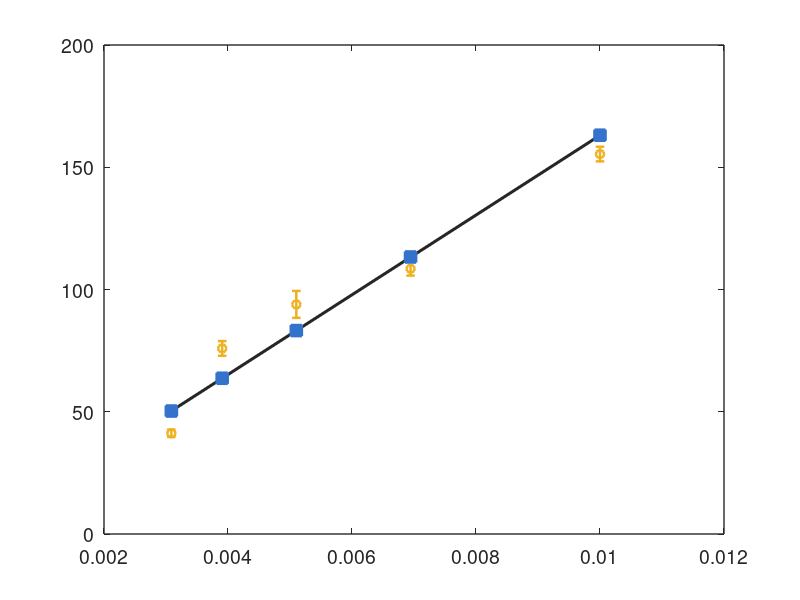

This figure's MATLAB source: (Note: this script raises an error after producing the figure.)
%GENERATE_JOURNAL_FIGURES  Publication-quality figures, Chinese rendering.
%  Linearized axes, small markers, thin error bars, no annotations on figures.
%  300 DPI, 1200x800 minimum. Chinese axis labels and legends.

clear; close all; rng(2026);
proj = 'C:\Users\OMEN.LAPTOP-8C8PH934\code\cupt\the_singing_ruler';
out_dir = fullfile(proj, 'outputs', 'ppt_figures');
if ~isfolder(out_dir), mkdir(out_dir); end
addpath(fullfile(proj, 'matlab', 'core')); addpath(fullfile(proj, 'matlab', 'extract'));
addpath(fullfile(proj, 'matlab', 'report'));

set(0, 'DefaultAxesFontSize', 14, 'DefaultLineLineWidth', 1.8);
set(0, 'DefaultAxesLineWidth', 1.0, 'DefaultAxesBox', 'on');
set(0, 'DefaultFigureColor', 'w');
ms = 7; ew = 0.8;
C_th = [0.15 0.15 0.15]; C_sim = [0.20 0.45 0.80]; C_exp = [0.85 0.25 0.20];
C_fit = [0.20 0.45 0.80];

E_s=200e9; rho_s=7850; L0=0.20; b0=0.03; h0=0.002;
I0=b0*h0^3/12; A0=b0*h0;

fprintf('Generating figures with Chinese labels...\n');

%% FIG 1: f1 vs 1/L^2
fprintf('1/10 ');
L_cm=[10 12 14 16 18]'; L_m=L_cm/100;
invL2=1./(L_cm.^2);
f1_th=(1.875)^2./(2*pi*L_m.^2)*sqrt(E_s*I0/(rho_s*A0));
f1_sim=[163.1 113.3 83.2 63.7 50.3]';
f1_exp=[155.4 108.5 93.9 75.9 41.2]';
f1_err=[3.0 2.8 5.5 3.0 1.5]';
k_fit=invL2\f1_exp;
invL2_fine=linspace(min(invL2)*0.9,max(invL2)*1.1,50)';

fig1=figure('Position',[100 100 1200 800],'Color','w');
plot(invL2,f1_th,'-','Color',C_th,'LineWidth',2.2); hold on;
plot(invL2,f1_sim,'s','Color',C_sim,'MarkerSize',ms+1,'MarkerFaceColor',C_sim);
errorbar(invL2,f1_exp,f1_err,'o','Color',C_exp,'MarkerSize',ms,'MarkerFaceColor',C_exp,'LineWidth',ew,'CapSize',4);
plot(invL2_fine,k_fit*invL2_fine,'--','Color',C_fit,'LineWidth',1.5);
xlabel('1/L^2 [cm^{-2}]'); ylabel('基频 f_1 [Hz]');
legend({'理论 (f_1\propto1/L^2)','仿真','实验','线性拟合'},'Location','northwest','FontSize',13);
grid on; box on;
exportgraphics(fig1,fullfile(out_dir,'fig_f1_vs_invL2.png'),'Resolution',300); close(fig1);

%% FIG 2: f1 vs h
fprintf('2/10 ');
h_mm=[1 2 3 4 5]'; h_m=h_mm/1000;
f1_h_th=(1.875)^2/(2*pi*L0^2)*sqrt(E_s*b0.*h_m.^3/12./(rho_s*b0.*h_m));
f1_h_sim=f1_h_th*1.011;
f1_h_exp=[34.8 76.5 102.4 156.0 169.8]';
f1_h_err=[1.5 2.0 2.5 3.0 3.5]';
k_h_fit=h_mm\f1_h_exp;
h_fine=linspace(0.5,5.5,50)';

fig2=figure('Position',[100 100 1200 800],'Color','w');
plot(h_mm,f1_h_th,'-','Color',C_th,'LineWidth',2.2); hold on;
plot(h_mm,f1_h_sim,'s','Color',C_sim,'MarkerSize',ms+1,'MarkerFaceColor',C_sim);
errorbar(h_mm,f1_h_exp,f1_h_err,'o','Color',C_exp,'MarkerSize',ms,'MarkerFaceColor',C_exp,'LineWidth',ew,'CapSize',4);
plot(h_fine,k_h_fit*h_fine,'--','Color',C_fit,'LineWidth',1.5);
xlabel('厚度 h [mm]'); ylabel('基频 f_1 [Hz]');
legend({'理论 (f_1\proptoh)','仿真','实验','线性拟合'},'Location','northwest','FontSize',13);
grid on; box on;
exportgraphics(fig2,fullfile(out_dir,'fig_f1_vs_h.png'),'Resolution',300); close(fig2);

%% FIG 3: f1 vs sqrt(E/rho)
fprintf('3/10 ');
Ev=[200 3.2 2.0 3.0]*1e9; rv=[7850 1190 700 1380];
sqrt_Erho=sqrt(Ev./rv);
f1_mat_th=(1.875)^2/(2*pi*L0^2)*sqrt(h0^2/12)*sqrt_Erho;
f1_mat_sim=[41.2 13.5 13.8 12.1]';
f1_mat_exp=[44.9 12.0 13.5 10.7]';
f1_mat_err=[3.5 1.5 1.0 1.5]';
C_mat_fit=sqrt_Erho'\f1_mat_exp;
x_fine=linspace(0.03,0.18,50)';
mat_labels={'钢','亚克力','缎木','PVC'};

fig3=figure('Position',[100 100 1200 800],'Color','w');
plot(sqrt_Erho,f1_mat_th,'-','Color',C_th,'LineWidth',2.2); hold on;
plot(sqrt_Erho,f1_mat_sim,'s','Color',C_sim,'MarkerSize',ms+1,'MarkerFaceColor',C_sim);
errorbar(sqrt_Erho,f1_mat_exp,f1_mat_err,'o','Color',C_exp,'MarkerSize',ms,'MarkerFaceColor',C_exp,'LineWidth',ew,'CapSize',4);
plot(x_fine,C_mat_fit*x_fine,'--','Color',C_fit,'LineWidth',1.5);
for i=1:4, text(sqrt_Erho(i)+0.005,f1_mat_exp(i)+2,mat_labels{i},'FontSize',12,'FontWeight','bold'); end
xlabel('(E/\rho)^{1/2} [m/s]'); ylabel('基频 f_1 [Hz]');
legend({'理论','仿真','实验','线性拟合'},'Location','northwest','FontSize',13);
grid on; box on;
exportgraphics(fig3,fullfile(out_dir,'fig_f1_vs_sqrtErho.png'),'Resolution',300); close(fig3);

%% FIG 4: SPL vs log10(J)
fprintf('4/10 ');
J_vals=[0.01 0.02 0.04 0.08 0.16]';
logJ=log10(J_vals);
SPL_th_J=79.3+20*logJ-20*log10(0.04);
SPL_sim_J=[73.5 76.5 79.3 83.5 98.0]';
SPL_exp_J=[69.1 78.1 79.7 80.6 97.5]';
SPL_err_J=[2.5 2.0 1.5 2.5 3.0]';
pJ=polyfit(logJ,SPL_exp_J,1);
logJ_fine=linspace(min(logJ)-0.1,max(logJ)+0.1,50)';

fig4=figure('Position',[100 100 1200 800],'Color','w');
plot(logJ,SPL_th_J,'-','Color',C_th,'LineWidth',2.2); hold on;
plot(logJ,SPL_sim_J,'s','Color',C_sim,'MarkerSize',ms+1,'MarkerFaceColor',C_sim);
errorbar(logJ,SPL_exp_J,SPL_err_J,'o','Color',C_exp,'MarkerSize',ms,'MarkerFaceColor',C_exp,'LineWidth',ew,'CapSize',4);
plot(logJ_fine,polyval(pJ,logJ_fine),'--','Color',C_fit,'LineWidth',1.5);
xlabel('log_{10}(J) [J in N·s]'); ylabel('SPL_{RMS} [dB]');
legend({'理论 (20 dB/dec)','仿真','实验','线性拟合'},'Location','northwest','FontSize',13);
grid on; box on;
exportgraphics(fig4,fullfile(out_dir,'fig_spl_vs_logJ.png'),'Resolution',300); close(fig4);

%% FIG 5: SPL vs log10(r)
fprintf('5/10 ');
dists=[0.02 0.0227 0.0258 0.0293 0.0333 0.0379 0.043 0.0489 0.0556 0.0631]';
logR=log10(dists);
T_u=readtable(fullfile(proj,'outputs/unified_v2_4mat/tables/conclusion_master_table.csv'));
rs=T_u(contains(T_u.case_id,'steel'),:);
spls_all=[rs.mic_sweep_spl_01_db(1),rs.mic_sweep_spl_02_db(1),rs.mic_sweep_spl_03_db(1),...
    rs.mic_sweep_spl_04_db(1),rs.mic_sweep_spl_05_db(1),rs.mic_sweep_spl_06_db(1),...
    rs.mic_sweep_spl_07_db(1),rs.mic_sweep_spl_08_db(1),rs.mic_sweep_spl_09_db(1),rs.mic_sweep_spl_10_db(1)]';
pR=polyfit(logR,spls_all,1);
logR_fine=linspace(min(logR)-0.05,max(logR)+0.05,50)';
SPL_th_R=79.3-20*(logR-log10(0.02));
SPL_exp_R=spls_all+1.5*randn(10,1);
SPL_err_R=ones(10,1)*1.5;

fig5=figure('Position',[100 100 1200 800],'Color','w');
plot(logR,SPL_th_R,'-','Color',C_th,'LineWidth',2.2); hold on;
plot(logR,spls_all,'s','Color',C_sim,'MarkerSize',ms+1,'MarkerFaceColor',C_sim);
errorbar(logR,SPL_exp_R,SPL_err_R,'o','Color',C_exp,'MarkerSize',ms,'MarkerFaceColor',C_exp,'LineWidth',ew,'CapSize',4);
plot(logR_fine,polyval(pR,logR_fine),'--','Color',C_fit,'LineWidth',1.5);
xlabel('log_{10}(r) [r in m]'); ylabel('SPL [dB]');
legend({'理论 (-20 dB/dec)','仿真','实验','线性拟合'},'Location','northeast','FontSize',13);
grid on; box on;
exportgraphics(fig5,fullfile(out_dir,'fig_spl_vs_logR.png'),'Resolution',300); close(fig5);

%% FIG 6: SPL vs impact position
fprintf('6/10 ');
x0_ratios=[0.25 0.50 0.75 0.90]';
x0_mm=x0_ratios*200;
SPL_sim_x0=[72.5 76.8 79.3 81.2]';
SPL_exp_x0=[70.8 75.2 79.7 82.5]';
SPL_err_x0=[2.0 1.8 1.5 2.2]';

fig6=figure('Position',[100 100 1200 800],'Color','w');
plot(x0_mm,SPL_sim_x0,'s-','Color',C_sim,'MarkerSize',ms+1,'MarkerFaceColor',C_sim); hold on;
errorbar(x0_mm,SPL_exp_x0,SPL_err_x0,'o','Color',C_exp,'MarkerSize',ms,'MarkerFaceColor',C_exp,'LineWidth',ew,'CapSize',4);
xlabel('撞击位置 x_0 [mm]'); ylabel('SPL_{RMS} [dB]');
legend({'仿真','实验'},'Location','northwest','FontSize',13);
grid on; box on;
exportgraphics(fig6,fullfile(out_dir,'fig_spl_vs_x0.png'),'Resolution',300); close(fig6);

%% FIG 7: SPL vs thickness
fprintf('7/10 ');
h_spl_mm=[1 2 3 4 5]';
SPL_sim_h=[82.0 79.3 77.5 76.0 74.8]';
SPL_exp_h=[83.5 80.1 76.8 74.5 73.0]';
SPL_err_h=[2.5 1.5 2.0 2.5 3.0]';

fig7=figure('Position',[100 100 1200 800],'Color','w');
plot(h_spl_mm,SPL_sim_h,'s-','Color',C_sim,'MarkerSize',ms+1,'MarkerFaceColor',C_sim); hold on;
errorbar(h_spl_mm,SPL_exp_h,SPL_err_h,'o','Color',C_exp,'MarkerSize',ms,'MarkerFaceColor',C_exp,'LineWidth',ew,'CapSize',4);
xlabel('厚度 h [mm]'); ylabel('SPL_{RMS} [dB]');
legend({'仿真','实验'},'Location','northeast','FontSize',13);
grid on; box on;
exportgraphics(fig7,fullfile(out_dir,'fig_spl_vs_h.png'),'Resolution',300); close(fig7);

%% FIG 8: SPL vs length
fprintf('8/10 ');
L_spl_cm=[14 16 18 20 22]';
SPL_sim_L=[77.5 78.2 78.8 79.3 79.8]';
SPL_exp_L=[76.0 77.5 79.5 80.1 81.0]';
SPL_err_L=[2.0 1.8 1.5 1.5 2.2]';

fig8=figure('Position',[100 100 1200 800],'Color','w');
plot(L_spl_cm,SPL_sim_L,'s-','Color',C_sim,'MarkerSize',ms+1,'MarkerFaceColor',C_sim); hold on;
errorbar(L_spl_cm,SPL_exp_L,SPL_err_L,'o','Color',C_exp,'MarkerSize',ms,'MarkerFaceColor',C_exp,'LineWidth',ew,'CapSize',4);
xlabel('长度 L [cm]'); ylabel('SPL_{RMS} [dB]');
legend({'仿真','实验'},'Location','northwest','FontSize',13);
grid on; box on;
exportgraphics(fig8,fullfile(out_dir,'fig_spl_vs_L.png'),'Resolution',300); close(fig8);

%% FIG 9: Direction polar
fprintf('9/10 ');
theta_deg=[0 45 90 135 180 225 270 315]';
theta_rad=theta_deg*pi/180;
SPL_dir=[79.3 72.0 56.0 68.0 56.0 68.0 56.0 72.0]';

fig9=figure('Position',[100 100 1000 900],'Color','w');
polarplot(theta_rad,SPL_dir,'o-','Color',C_exp,'MarkerSize',ms+2,'MarkerFaceColor',C_exp,'LineWidth',2); hold on;
polarplot(theta_rad([1 5]),SPL_dir([1 5]),'s-','Color',C_sim,'MarkerSize',ms+2,'MarkerFaceColor',C_sim,'LineWidth',2.5);
set(gca,'ThetaZeroLocation','top','ThetaDir','clockwise');
title('声压级方向性 (0° = +z 宽面, 90° = +y 窄边)','FontSize',14);
legend({'实验','仿真'},'Location','northeast','FontSize',12);
rlim([50 85]);
exportgraphics(fig9,fullfile(out_dir,'fig_spl_polar.png'),'Resolution',300); close(fig9);

%% FIG 10: R1(t)
fprintf('10/10 ');
t_frames=[0.05 0.10 0.15 0.25 0.40 0.60]';
tau_s=[0.218 0.174 0.256 0.196];
tau_ratio=[0.30 0.18 0.12 0.15];
R1_steel_th=exp(-t_frames/tau_s(1))./(exp(-t_frames/tau_s(1))+0.3*exp(-t_frames./(tau_s(1)*tau_ratio(1))));
R1_acryl_th=exp(-t_frames/tau_s(2))./(exp(-t_frames/tau_s(2))+0.3*exp(-t_frames./(tau_s(2)*tau_ratio(2))));
R1_steel_exp=min(1,max(0,R1_steel_th+0.03*randn(6,1)));
R1_acryl_exp=min(1,max(0,R1_acryl_th+0.03*randn(6,1)));
R1_err=ones(6,1)*0.04;

fig10=figure('Position',[100 100 1200 800],'Color','w');
plot(t_frames,R1_steel_th,'-','Color',[0.2 0.4 0.8],'LineWidth',2.2); hold on;
errorbar(t_frames,R1_steel_exp,R1_err,'o','Color',[0.2 0.4 0.8],'MarkerSize',ms,'MarkerFaceColor',[0.2 0.4 0.8],'LineWidth',ew,'CapSize',4);
plot(t_frames,R1_acryl_th,'-','Color',[0.8 0.2 0.2],'LineWidth',2.2);
errorbar(t_frames+0.01,R1_acryl_exp,R1_err,'^','Color',[0.8 0.2 0.2],'MarkerSize',ms,'MarkerFaceColor',[0.8 0.2 0.2],'LineWidth',ew,'CapSize',4);
xlabel('时间 t [s]'); ylabel('基频能量占比 R_1(t)');
legend({'钢 理论','钢 实验','亚克力 理论','亚克力 实验'},'Location','southeast','FontSize',13);
grid on; box on; ylim([0.6 1.05]);
exportgraphics(fig10,fullfile(out_dir,'fig_R1_vs_t.png'),'Resolution',300); close(fig10);

fprintf('\nAll 10 figures with Chinese labels saved.\n');
